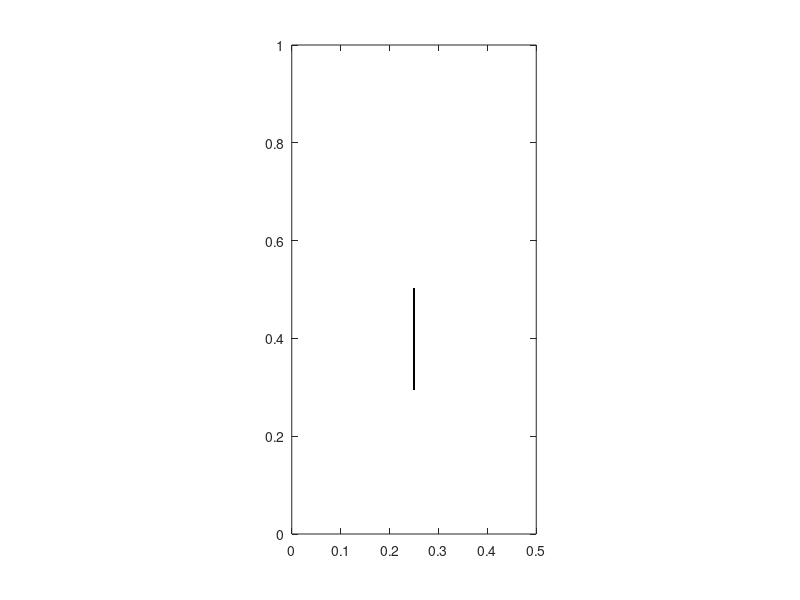

Write MATLAB code to recreate this figure. (Note: this script raises an error after producing the figure.)
%% Immersed Boundary Method, 2D
% Flexible filament; prescribe motion rather than force

%% Initialize Parameter
clear
global Lx Ly Nx Ny Ks Kb Kt rho M mu g dt;
global h ipx ipy imx imy Nb ds kp km;
global a;
movie_or_not = 0; % whether export movie; 1->yes; 0->no.

% Global parameters
Lx = 0.5; % x size
Ly = 1; % y size
Nx = 64; % x mesh size
Ny = Nx/Lx*Ly; % y mesh size
Ks = 1e5; % stretch coefficient
Kb = 1e-2; % bending rigidity
Kt = 1e5; % between massless and massive filament
alpha0 = 1e5;
rho = 1; % fluid density
M = 1; % filament density
mu = 1e-2; % fluid viscosity
g = 0; % gravity
tmax = 1; % time range
dt = 1e-6; % discretize time
clockmax = ceil(tmax/dt);


% Mesh
h = Lx/Nx; % grid size
ipx = [(2:Nx),1];
ipy = [(2:Ny),1];
imx = [Nx,(1:(Nx-1))];
imy = [Ny,(1:(Ny-1))];

% parameters specific for this code: filament.
L = 0.2; % length of the filament
Nb = ceil(L/(h/2))+1; 
ds = h/2;
kp = [(2:Nb),1];
km = [Nb,(1:(Nb-1))];
ZX = Lx/2; % fixed point; first point of the filament
ZY = Ly/2; % Y
alpha = -pi/2; % initial tilted angle; -pi/2 -> vertical down
Amp = 0.01;
T = 0.1;

% parameters specific for flow field.
u0 = -0.0; % initial uniform flow field velocity
dvorticity = 20; % delta vorticity, used to plot vorticity field
values= [(-100*dvorticity):dvorticity:(-1*dvorticity), ...
    (1*dvorticity):dvorticity:(100*dvorticity)];

if movie_or_not == 1
    video = VideoWriter('filament_Apr25_t7.mp4','MPEG-4');
    video.FrameRate = 30;
    open(video);
end

%% Initialize Boundary and Flow Field
% generate a filament
X = zeros(Nb,2); % Boundary points
X(:,1) = ZX + ds*(0:(Nb-1))*cos(alpha);
X(:,2) = ZY + ds*(0:(Nb-1))*sin(alpha);
Y = X; % Massive boundary
Z = [ZX ZY]; % Fix the first point;
V = zeros(Nb,2);
% Coordinates, [0 h 2h ... L-h]
% Matrix index, (1 2 ... N)

% velocity of fluid flow
u=zeros(Nx,Ny,2);
[y,x] = meshgrid(0:h:Ly-h,0:h:Lx-h);
% u(:,:,2) = sin(2*pi*x/(Ly));
u(:,:,2) = u0;

% vorticity: v_x - u_y; contour plot vorticity.
vorticity=(u(ipx,:,2)-u(imx,:,2)-u(:,ipy,1)+u(:,imy,1))/(2*h);
% dvorticity=(max(max(vorticity))-min(min(vorticity)))/5;
% values= (-10*dvorticity):dvorticity:(10*dvorticity);
% valminmax=[min(values),max(values)];

figure('Position', [1 1 round(1000*Lx) round(1000*Ly)])
% set(gcf,'double','on');
% contour(x,y,vorticity,values);
contour(x,y,vorticity)
hold on
plot(X(:,1),X(:,2),'k.');
axis([0,Lx,0,Ly]);
% caxis(valminmax);
axis equal
axis manual
drawnow;
if movie_or_not == 1
    writeVideo(video,getframe(gcf));
end
hold off

%% 4D matrix, fluid solver
a = zeros(Nx,Ny,2,2); a(:,:,1,1) = ones(Nx,Ny); a(:,:,2,2) = ones(Nx,Ny);
for m1=0:(Nx-1)
  for m2=0:(Ny-1)
    if~(((m1==0)||(m1==Nx/2))&&((m2==0)||(m2==Ny/2)))
      t=[2*pi/Nx;2*pi/Ny].*[m1;m2];
      s=sin(t);
      ss=(s*s')/(s'*s);
%     a(m1+1,m2+1,:,:)=a(m1+1,m2+1,:,:)-(s*s')/(s'*s);
      a(m1+1,m2+1,1,1)=a(m1+1,m2+1,1,1)-ss(1,1);
      a(m1+1,m2+1,1,2)=a(m1+1,m2+1,1,2)-ss(1,2);
      a(m1+1,m2+1,2,1)=a(m1+1,m2+1,2,1)-ss(2,1);
      a(m1+1,m2+1,2,2)=a(m1+1,m2+1,2,2)-ss(2,2);
    end
  end
end
for m1=0:(Nx-1)
  for m2=0:(Ny-1)
    t=[pi/Nx;pi/Ny].*[m1;m2];
    s=sin(t);
    a(m1+1,m2+1,:,:)=a(m1+1,m2+1,:,:)...
                    /(1+(dt/2)*(mu/rho)*(4/(h*h))*(s'*s));
  end
end

%% Calculation
for clock=1:clockmax
  Z(1) = ZX + Amp*sin(2*pi*clock*dt/T);
  XX = X + (dt/2)*interp(u,X);
  YY = Y + (dt/2)*V;
  FF = ForceMagSwimmer(XX,YY,Z);
  ff = spread_Filament(FF,XX);
  ff(:,end-1:end,1) = ff(:,end-1:end,1) + alpha0*(-u(:,end-1:end,1));
  ff(:,end-1:end,2) = ff(:,end-1:end,2) + alpha0*(u0-u(:,end-1:end,2));
  [u,uu] = fluid(u,ff);
  FF = Kt*(YY-XX);
  VV = V + (-FF)*(dt/2)/M;
  X = X + dt*interp(uu,XX);
  Y = Y + dt*VV;
  V = V + (-FF)*dt/M;
  
  % Animation
  if mod(clock,1000)==0
      vorticity=(u(ipx,:,2)-u(imx,:,2)-u(:,ipy,1)+u(:,imy,1))/(2*h);
      disp(max(max(vorticity))-min(min(vorticity)));
      contour(x,y,vorticity,values)
      colormap cool
      hold on
      plot(mod(X(:,1),Lx),mod(X(:,2),Ly),'k.')
      hold on
      plot(ZX, ZY,'ro')
      plot(mod(X(1,1),Lx),mod(X(1,2),Ly),'rx')
      axis([0,Lx,0,Ly])
%       caxis(valminmax)
      axis equal
      axis manual
      title(['time = ',num2str(clock*dt)])
      drawnow
      hold off
      if movie_or_not == 1
        writeVideo(video,getframe(gcf));
      end
      disp(clock*dt);
%       save(['filament/Apr25t7/Apr25t7_',num2str(clock/1000)]);
  end
end
%%
if movie_or_not == 1
    close(video);
end
